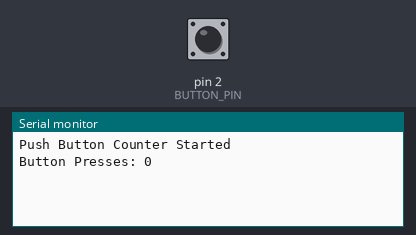
This sketch was run on a simulated Arduino Uno, built with avr-gcc and run on an emulated ATmega328P. On the bench: the last lines printed to the serial monitor. The inputs (shaded band) are chosen by the test bench; at power-on: pin 2 (BUTTON_PIN) HIGH.

Above: at 1.2 s.
1.3 s: pin 2 (BUTTON_PIN) pulled LOW for 0.15 s
At 2.6 s:
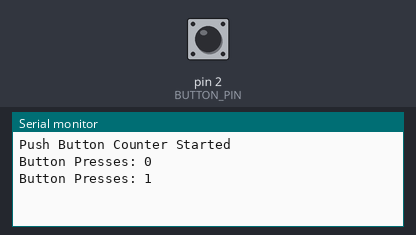
2.9 s: pin 2 (BUTTON_PIN) pulled LOW for 1 s
At 3.9 s:
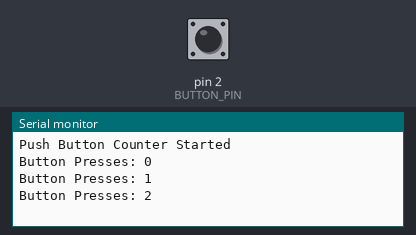
5.4 s: pin 2 (BUTTON_PIN) pulled LOW for 0.15 s
At 5.8 s:
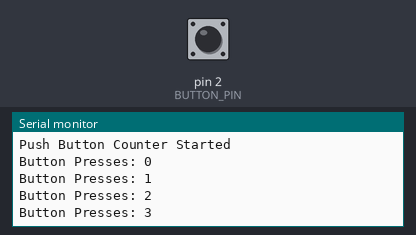
Timing chart, 0 to 8.4 s (numbered marks = the images above; inputs shaded):
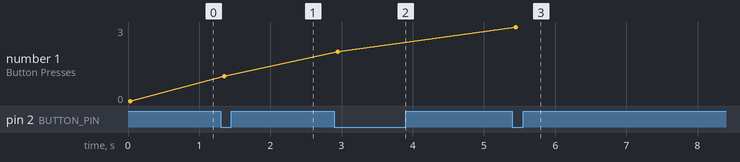

Measured:
- after the input at 1.3 s, the serial monitor: prints a new line after 0.05 s (image 1)
- after the input at 2.9 s, the serial monitor: prints a new line after 0.05 s (image 2)
- after the input at 5.4 s, the serial monitor: prints a new line after 0.05 s (image 3)
- plotted number 1: 0 → 1 after the input at 1.3 s, 1 → 2 after the input at 2.9 s, 2 → 3 after the input at 5.4 s

The sketch:

push_button_debouncing.ino
```cpp
const int BUTTON_PIN = 2;

int buttonPressCount = 0;

int lastButtonReading = HIGH;
int stableButtonState = HIGH;

unsigned long lastDebounceTime = 0;
const unsigned long debounceDelay = 50;

void setup() {
  pinMode(BUTTON_PIN, INPUT_PULLUP);
  Serial.begin(9600);

  Serial.println("Push Button Counter Started");
  Serial.println("Button Presses: 0");
}

void loop() {
  int reading = digitalRead(BUTTON_PIN);

  if (reading != lastButtonReading) {
    lastDebounceTime = millis();
  }

  if (millis() - lastDebounceTime >= debounceDelay) {
    if (reading != stableButtonState) {
      stableButtonState = reading;

      if (stableButtonState == LOW) {
        buttonPressCount++;

        Serial.print("Button Presses: ");
        Serial.println(buttonPressCount);
      }
    }
  }

  lastButtonReading = reading;
}
```
